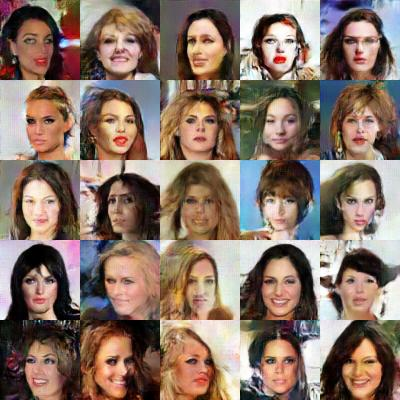
#> input picture sample.jpg, 400 x 400 px; its folder holds 3 pictures in this run
$ python label_data.py .   (Python 2 division)
#> lines starting #> are read from the running program, lines starting #| are printed output that depends on the picture
"""
Labeling script for the 271b project
Usage: python label_data.py path_image_dir/
where image_dir/ is the path from label_data.py to the directory of images you want to label.
If you choose to save progress, it will make a directory where label_data.py is named saved_progress/
If you want to change the name or the location the program will look, look above the "__main__" function.
"""

import numpy as np
import os
import cv2
import sys
import signal
import pickle


def get_images(directory):
#> called with directory = '.'
    filenames = os.listdir(directory)
    filenames = sorted(filenames)
    known_image_types = ['png', 'jpg', 'JPG']
    valid = [False for _ in range(len(filenames))]
    for image_type in known_image_types:
         v = [image_type in filename for filename in filenames]
         valid = np.bitwise_or(valid, v)
    images = [cv2.cvtColor(cv2.imread(os.path.join(directory, filename)), cv2.COLOR_BGR2RGB) for i, filename in enumerate(filenames) if valid[i]]
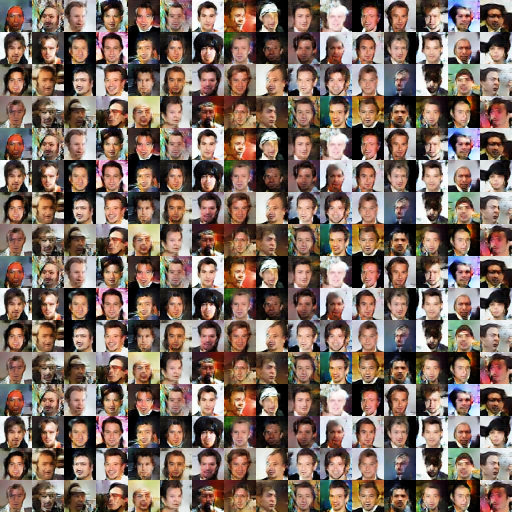
#> input picture sample_men.jpg, 1024 x 1024 px (shown at 1/2 size)
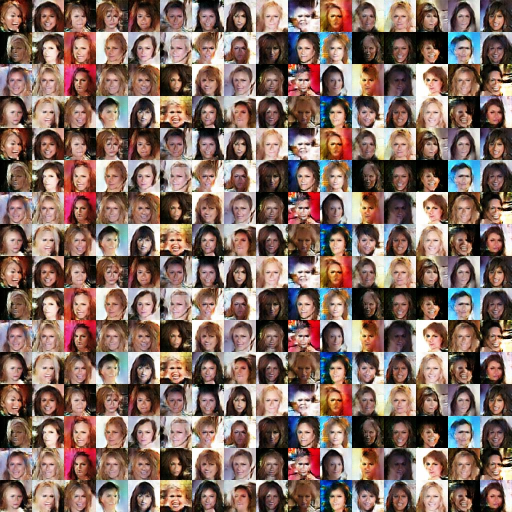
#> input picture sample_women.jpg, 1024 x 1024 px (shown at 1/2 size)
    valid_filenames = [filename for i, filename in enumerate(filenames) if valid[i]]

    return valid_filenames, images


# [8 lines of commented-out code are left out]


def get_save_directory():
    return get_save_directory.sd


def pause_handler(labels, save_directory='saved_progress/'):
    get_save_directory.sd = save_directory
    while True:
        progress_filename = raw_input("Progress Filename?\n>> ")
        if '.pickle' in progress_filename:
            break
        else:
            progress_filename += '.pickle'
            break

    if not os.path.exists(save_directory):
        os.makedirs(save_directory)

    with open(os.path.join(save_directory, progress_filename), 'wb') as f:
        pickle.dump(labels, f)

    print "Progress successfully saved to file [", save_directory + progress_filename, "]\n", len(labels.keys()), "images labeled!"


def save_labels(labels, save_directory='./'):

    if not os.path.exists(save_directory):
        os.makedirs(save_directory)

    with open(os.path.join(save_directory, 'labels.pickle'), 'wb') as f:
        pickle.dump(labels, f)

    print "Successfully saved labels to file [", save_directory + '/labels.pickle', "]\n", len(labels.keys()), "images labeled!"


def print_help():
    print "Use Left arrow key to mark image as FEMALE"
    print "Use Right arrow key to mark image as MALE"
    print "Use B key to go back an image"
    print "Use P key to pause progress\n"


def labeler(directory):
    print_help()
    # signal.signal(signal.SIGINT, signal_handler)
    num_done = 1
    filenames, images = get_images(directory)
#> filenames = ['sample.jpg', 'sample_men.jpg', 'sample_women.jpg']; images = 3 items
    if os.path.exists(get_save_directory()):
        files = os.listdir(get_save_directory())
        if files:
            print "Saved Progress Files Found: ", files
            is_continue = raw_input("Continue from saved? (y/n) ")
            if is_continue == 'y' or is_continue == 'Y':
                continue_file = None
                while continue_file not in files and continue_file is None:
                    continue_file = raw_input("Which progress file? ")

                labels = load_progress(os.path.join(get_save_directory(), continue_file))
                done = [False for _ in range(len(filenames))]
                for key in labels.keys():
                    done = np.bitwise_or(done, [key == filename for filename in filenames])

                filenames = [filename for k, filename in enumerate(filenames) if not done[k]]
                images = [image for k, image in enumerate(images) if not done[k]]
                num_done = len(labels.keys())
                print "Successfully loaded progress file,", num_done, " labels loaded. Continuing..."

            elif is_continue == 'n' or is_continue == 'N':
                print "Starting fresh...\n"
                labels = {}
            else:
                print "Please try again, answering either (y or n)."
                return
        else:
            labels = {}
    i = 0
    pause_flag = 0
    label = -1
    while i < len(images):
        back_flag = 0
        while True:
            cv2.imshow("Image", cv2.cvtColor(images[i], cv2.COLOR_RGB2BGR))
            key = cv2.waitKey(1)
#> (key Esc is pressed here)
            if key == 1113937:  # left arrow
                print i+num_done-1, ': Female'
                label = 0
                break
            elif key == 1113939:  # right arrow
                print i+num_done-1, ': Male'
                label = 1
                break
            elif key == 1048688:  # P
                print 'Pause at image ', i
                pause_flag = 1
                break
            elif key == 1048674:  # B
                i -= 1
                if i < 0:
                    i = 0
                print 'Back to image ', i+num_done-1
                labels.pop(filenames[i], None)
                back_flag = 1
                break
            elif key != -1:
                print_help()
        if pause_flag:
            pause_handler(labels)
            break
        if back_flag:
            continue
        labels.update({filenames[i]: label})
        i += 1

    save_labels(labels, directory)


def load_progress(filepath):
    with open(filepath, 'rb') as f:
        labels = pickle.load(f)
    return labels


# signal_handler.quit_status = 0
get_save_directory.sd = 'saved_progress/'
if __name__ == "__main__":
    images_directory = sys.argv[1]
    labeler(images_directory)
